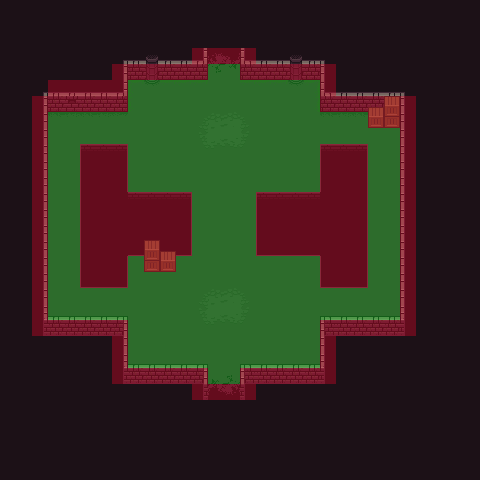

This game map was drawn from its Tiled (.tmx) file and the tilesets committed beside it. A one-line description and the trimmed map source follow:
An orthogonal 30x30 tile map with 16x16 px tiles, 7 tile layers (bg, bg2, floor, exits, ...), 5 tilesets and 17 objects (s, n).

<map version="1.5" tiledversion="1.6.0" orientation="orthogonal" renderorder="right-down" width="30" height="30" tilewidth="16" tileheight="16" infinite="0" nextlayerid="14" nextobjectid="27">
 <tileset firstgid="1" source="0x72_16x16DungeonTileset_walls.v1.tsx" />
 <tileset firstgid="257" source="0x72_16x16DungeonTileset.v4.tsx" />
 <tileset firstgid="513" source="NavigationTileSet.tsx" />
 <tileset firstgid="515" source="Enemies.tsx" />
 <tileset firstgid="518" source="spawnTileset.tsx" />
 <layer id="1" name="bg" width="30" height="30">
  <data>[900 cells, 900 non-empty, 2 distinct tile ids]</data>
 </layer>
 <layer id="4" name="bg2" width="30" height="30">
  <data>[900 cells, 52 non-empty, 8 distinct tile ids]</data>
 </layer>
 <layer id="2" name="floor" width="30" height="30">
  <data>[900 cells, 268 non-empty, 1 distinct tile ids]</data>
 </layer>
 <layer id="6" name="exits" width="30" height="30">
  <data>[900 cells, 8 non-empty, 8 distinct tile ids]</data>
 </layer>
 <layer id="3" name="fg" width="30" height="30">
  <data>[900 cells, 124 non-empty, 20 distinct tile ids]</data>
 </layer>
 <layer id="5" name="props" width="30" height="30">
  <data>[900 cells, 57 non-empty, 28 distinct tile ids]</data>
 </layer>
 <objectgroup id="7" name="Collisions">
  <object id="1" x="208" y="400">
   <polygon points="0,0 0,-36 -80,-36 -80,-84 -160,-84 -160,-296 -80,-296 -80,-328 -64,-328 -60,-324 -52,-324 -48,-328 0,-328 0,-352 32,-352 32,-328 80,-328 84,-324 92,-324 96,-328 112,-328 112,-296 192,-296 192,-84 112,-84 112,-36 32,-36 32,0" />
  </object>
  <object id="2" x="400" y="120">
   <polygon points="0,0 -32,0 -32,-16 0,-16" />
  </object>
  <object id="9" x="176" y="264">
   <polygon points="0,0 -32,0 -32,-24 -16,-24 -16,-12 0,-12" />
  </object>
 </objectgroup>
 <objectgroup id="8" name="Void">
  <object id="3" x="320" y="280">
   <polygon points="0,0 48,0 48,-136 0,-136 0,-88 -64,-88 -64,-32 0,-32" />
  </object>
  <object id="4" x="80" y="280">
   <polygon points="0,0 48,0 48,-32 112,-32 112,-88 48,-88 48,-144 0,-144" />
  </object>
 </objectgroup>
 <objectgroup id="9" name="Gates">
  <object id="5" name="s" x="208" y="400">
   <polygon points="0,0 32,0 32,-16 0,-16" />
  </object>
  <object id="6" name="n" x="208" y="48">
   <polygon points="0,0 0,16 32,16 32,0" />
  </object>
 </objectgroup>
 <objectgroup id="12" name="Enemies">
  <object id="14" gid="516" x="64" y="176" width="16" height="16" />
  <object id="15" gid="516" x="368" y="176" width="16" height="16" />
  <object id="16" gid="517" x="416" y="304" width="16" height="16" />
  <object id="17" gid="517" x="16" y="288" width="16" height="16" />
  <object id="18" gid="517" x="144" y="192" width="16" height="16" />
  <object id="19" gid="517" x="272" y="192" width="16" height="16" />
  <object id="25" gid="516" x="368" y="272" width="16" height="16" />
  <object id="26" gid="516" x="64" y="272" width="16" height="16" />
 </objectgroup>
 <objectgroup id="13" name="SpawnPoints">
  <object id="22" gid="518" x="208" y="80" width="16" height="16" />
  <object id="23" gid="521" x="224" y="384" width="16" height="16" />
 </objectgroup>
 <layer id="10" name="navigation" width="30" height="30" opacity="0.32">
  <data>[900 cells, 442 non-empty, 2 distinct tile ids]</data>
 </layer>
</map>
